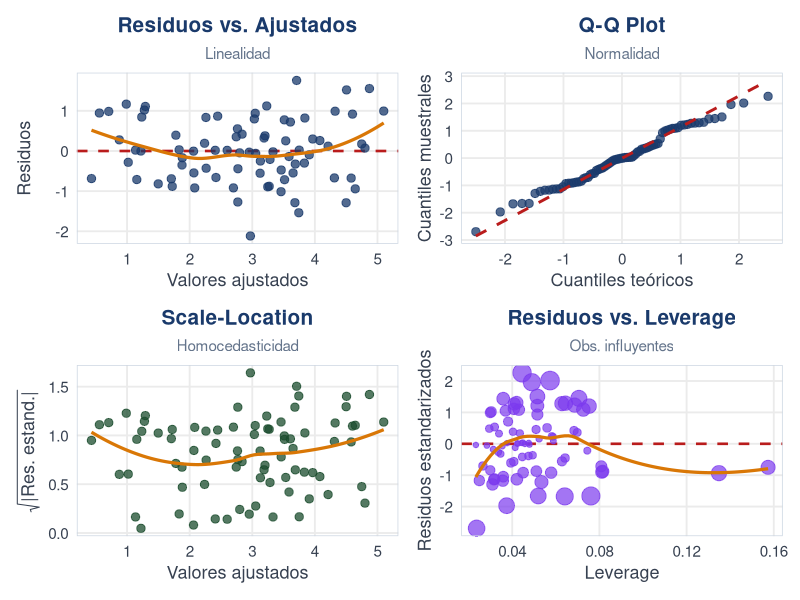

Recreate this plot in R.
## ---- chunk 1
#| echo: false
#| message: false
#| warning: false
set.seed(42)
n2 <- 80
financiación <- runif(n2, 5, 25)
temperatura <- rnorm(n2, 22, 3)
inversion <- sample(c(0, 1), n2, replace = TRUE)
estrategia <- sample(c("Chonto", "Cherry", "Milano"), n2, replace = TRUE,
                   prob = c(0.5, 0.3, 0.2))

produccion <- 2.10 + 0.18 * financiación + (-0.11) * temperatura +
  0.97 * inversion + rnorm(n2, 0, 0.8)

datos2 <- data.frame(produccion, financiación, temperatura, inversion = factor(inversion, labels = c("No", "Si")))
modelo2 <- lm(produccion ~ financiación + temperatura + inversion, data = datos2)
## ---- chunk 2
#| echo: false
#| warning: false
#| message: false
#| fig-width: 20
#| fig-height: 4.8
#| out-width: "100%"
library(ggplot2); library(patchwork)

df_d2 <- data.frame(
  ajustados = fitted(modelo2),
  residuos  = residuals(modelo2),
  std_res   = rstandard(modelo2),
  sqrt_std  = sqrt(abs(rstandard(modelo2))),
  leverage  = hatvalues(modelo2),
  cooks     = cooks.distance(modelo2)
)

tema_d2 <- theme_minimal(base_size = 14) +
  theme(
    plot.title       = element_text(face = "bold", hjust = 0.5,
                                    size = 15, color = "#1a3a6b"),
    plot.subtitle    = element_text(hjust = 0.5, size = 11, color = "#64748b"),
    axis.title       = element_text(size = 13, color = "#374151"),
    axis.text        = element_text(size = 11, color = "#374151"),
    panel.grid.minor = element_blank(),
    panel.border     = element_rect(color = "#cbd5e1", fill = NA, linewidth = 0.5)
  )

p1 <- ggplot(df_d2, aes(ajustados, residuos)) +
  geom_hline(yintercept = 0, linetype = "dashed", color = "#b91c1c", linewidth = 0.9) +
  geom_point(color = "#1a3a6b", size = 2.5, alpha = 0.75) +
  geom_smooth(method = "loess", se = FALSE, color = "#d97706", linewidth = 1.1) +
  labs(title = "Residuos vs. Ajustados", subtitle = "Linealidad",
       x = "Valores ajustados", y = "Residuos") + tema_d2

p2 <- ggplot(df_d2, aes(sample = std_res)) +
  stat_qq(color = "#1a3a6b", size = 2.5, alpha = 0.75) +
  stat_qq_line(color = "#b91c1c", linewidth = 1, linetype = "dashed") +
  labs(title = "Q-Q Plot", subtitle = "Normalidad",
       x = "Cuantiles teóricos", y = "Cuantiles muestrales") + tema_d2

p3 <- ggplot(df_d2, aes(ajustados, sqrt_std)) +
  geom_point(color = "#1b4d2e", size = 2.5, alpha = 0.75) +
  geom_smooth(method = "loess", se = FALSE, color = "#d97706", linewidth = 1.1) +
  labs(title = "Scale-Location", subtitle = "Homocedasticidad",
       x = "Valores ajustados", y = expression(sqrt("|Res. estand.|"))) + tema_d2

p4 <- ggplot(df_d2, aes(leverage, std_res)) +
  geom_hline(yintercept = 0, linetype = "dashed", color = "#b91c1c", linewidth = 0.9) +
  geom_point(aes(size = cooks), color = "#7c3aed", alpha = 0.7) +
  geom_smooth(method = "loess", se = FALSE, color = "#d97706", linewidth = 1.1) +
  scale_size_continuous(range = c(1.5, 6), guide = "none") +
  labs(title = "Residuos vs. Leverage", subtitle = "Obs. influyentes",
       x = "Leverage", y = "Residuos estandarizados") + tema_d2

p1 + p2 + p3 + p4
